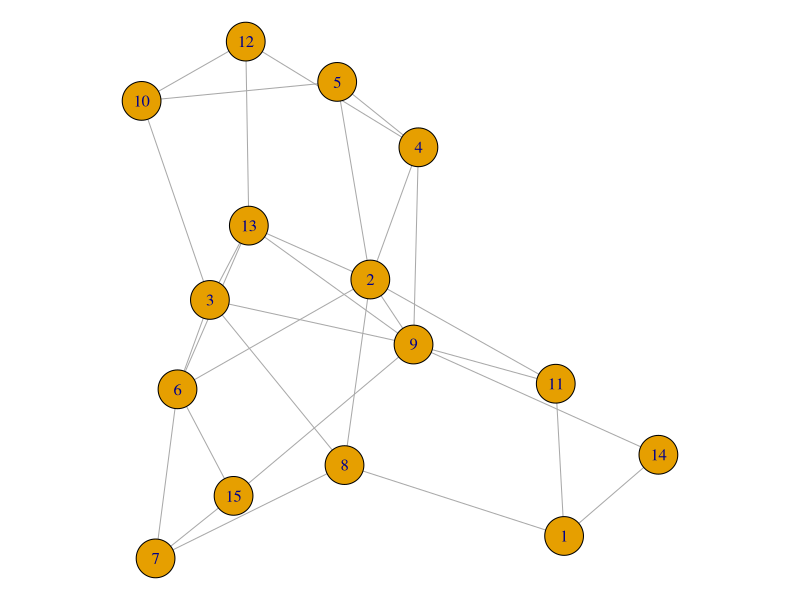
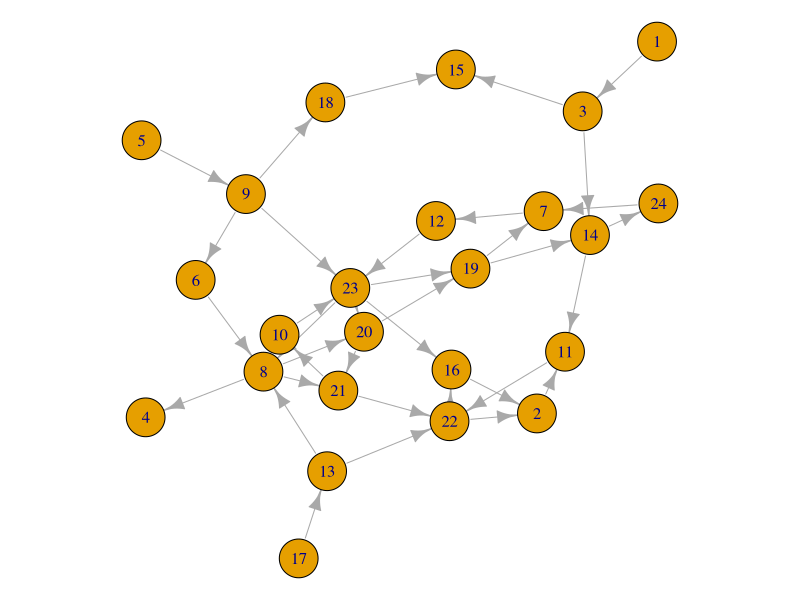
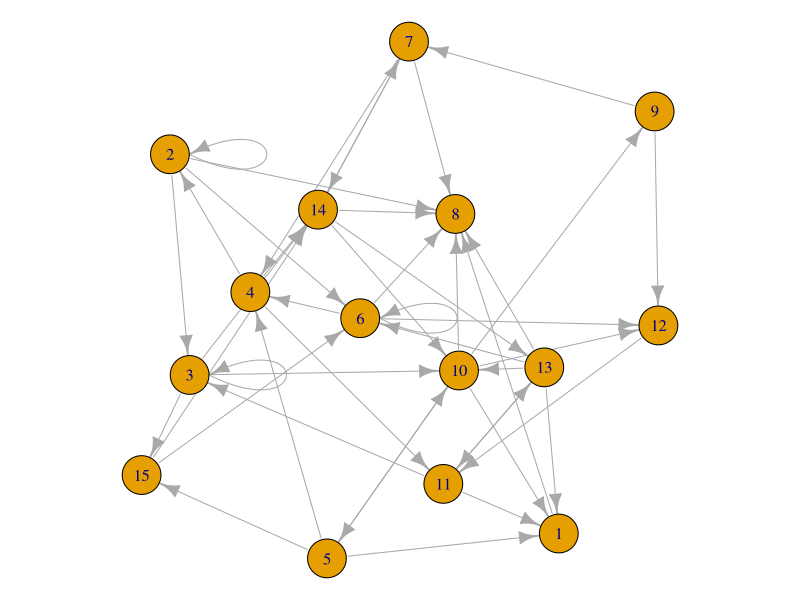
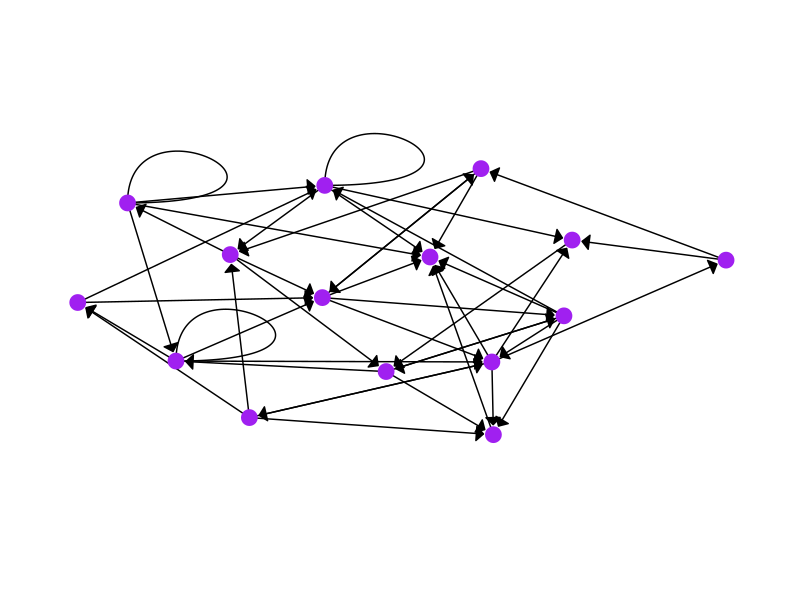
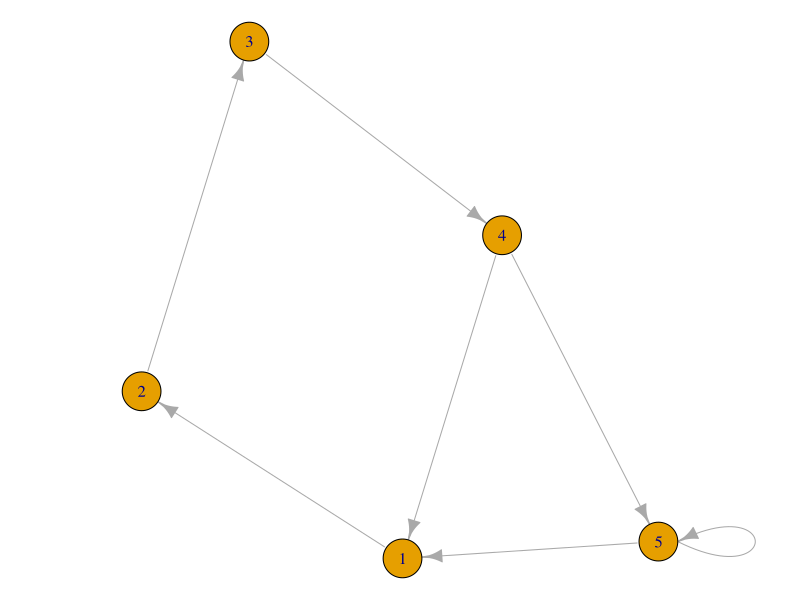
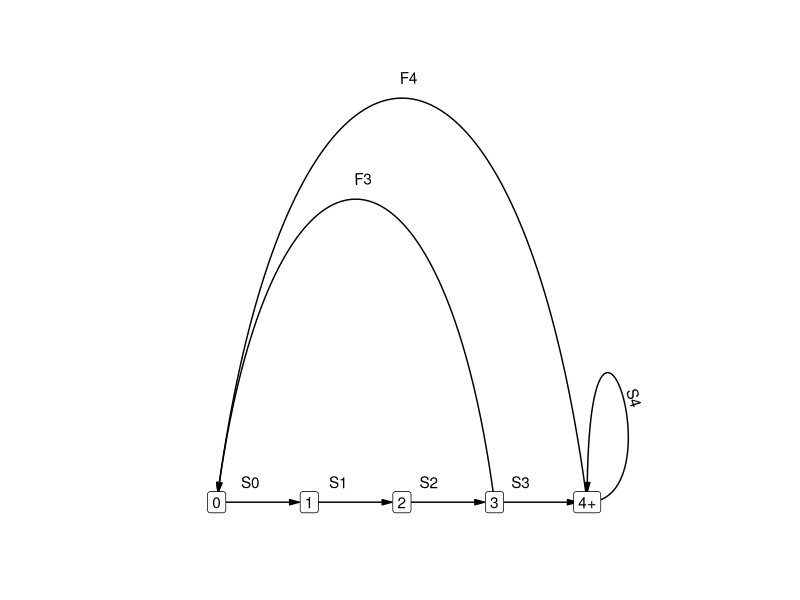

Reproduce these figures in R, in order.
# Visualizing networks

# Load packages ----
library(igraph)
library(ggraph)
library(dplyr)

# Basic node-link diagrams ----
# Lots of functions in igraph to generate random graphs
g <- sample_gnm(15, 30)

# Base R plot method
par(mar = rep(0, 4))
plot(g)

# Create a directed one
g <- sample_gnm(24, 36, directed = TRUE)
plot(g)

# Create one with loops
g <- sample_gnm(15, 45, directed = TRUE, loops = TRUE)
plot(g)

# Convert the graph to a matrix
g %>% 
  as.matrix() %>% 
  as.matrix() 

# Plot with ggplot2 using ggraph
ggraph(graph = g, layout = "auto") +
  # Simplest choice for edges is "link"
  geom_edge_link(arrow = arrow(angle = 45, 
                               length = unit(0.1, "inches"), 
                               type = "closed"),
                 end_cap = circle(0.1, "inches")) +
  # Draw the loops separately
  geom_edge_loop() +
  # Simples choice for nodes is "point"
  geom_node_point(size = 5, color = "purple") +
  # You can change the coordinates if you want some more
  # margin around the network.
  coord_cartesian(ylim = c(-2, 2)) +
  # Theme from ggraph is very plain
  # Could still use any ggplot2 theme, especially if you
  # want to see the values on the x/y axes.
  theme_graph()

# Add some attributes ----
# Try to make a graph of the grizzly life-cycle diagram from the
# lecture slides.
g <- make_graph(c(1, 2, 
                  2, 3, 
                  3, 4,
                  4, 5,
                  4, 1,
                  5, 1, 
                  5, 5),
                directed = TRUE) %>% 
  set_vertex_attr("names", value = c("0", "1", "2", "3", "4+")) %>% 
  set_edge_attr("vitalrates", 
                value = c("S0", "S1", "S2", "S3", "F3", "F4", "S4"))
# If you are adding attributes to the nodes, 
# print out the nodes (in order):
vertex(g)
# Similarly, for the edges:
edge(g)

# Base plot
plot(g) # no change

# Customize with ggraph
ggraph(g, layout = "linear") +
  geom_edge_arc(aes(circular = !((1:7) %in% (5:6)),
                    # Put the attribute name in the aesthetics
                    label = vitalrates),
                # Flip the arcs with argument strength; negative values flip
                strength = -0.75,
                # To move the labels vertically, specify BOTH 
                # label_dodge and angle_calc
                label_dodge = unit(0.2, "inches"),
                angle_calc = "along",
                # To move the labels horizontally, specify both
                # label_push and angle_calc
                label_push = unit(0.1, "inches"),
                arrow = arrow(angle = 15, 
                              length = unit(0.1, "inches"), 
                              type = "closed"),
                end_cap = circle(0.1, "inches")) +
  geom_edge_loop(aes(label = vitalrates),
                 label_dodge = unit(0.1, "inches"),
                 angle_calc = "along",
                 label_push = unit(0.1, "inches"),
                 arrow = arrow(angle = 15, 
                               length = unit(0.1, "inches"), 
                               type = "closed"),
                 end_cap = circle(0.1, "inches")) +
  # Put the attribute name in the aesthetics
  geom_node_label(aes(label = names)) +
  # Control the plot limits if you want more margin
  coord_cartesian(xlim = c(-1, 6),
                  ylim = c(-0.1, 1.5)) +
  theme_graph()
